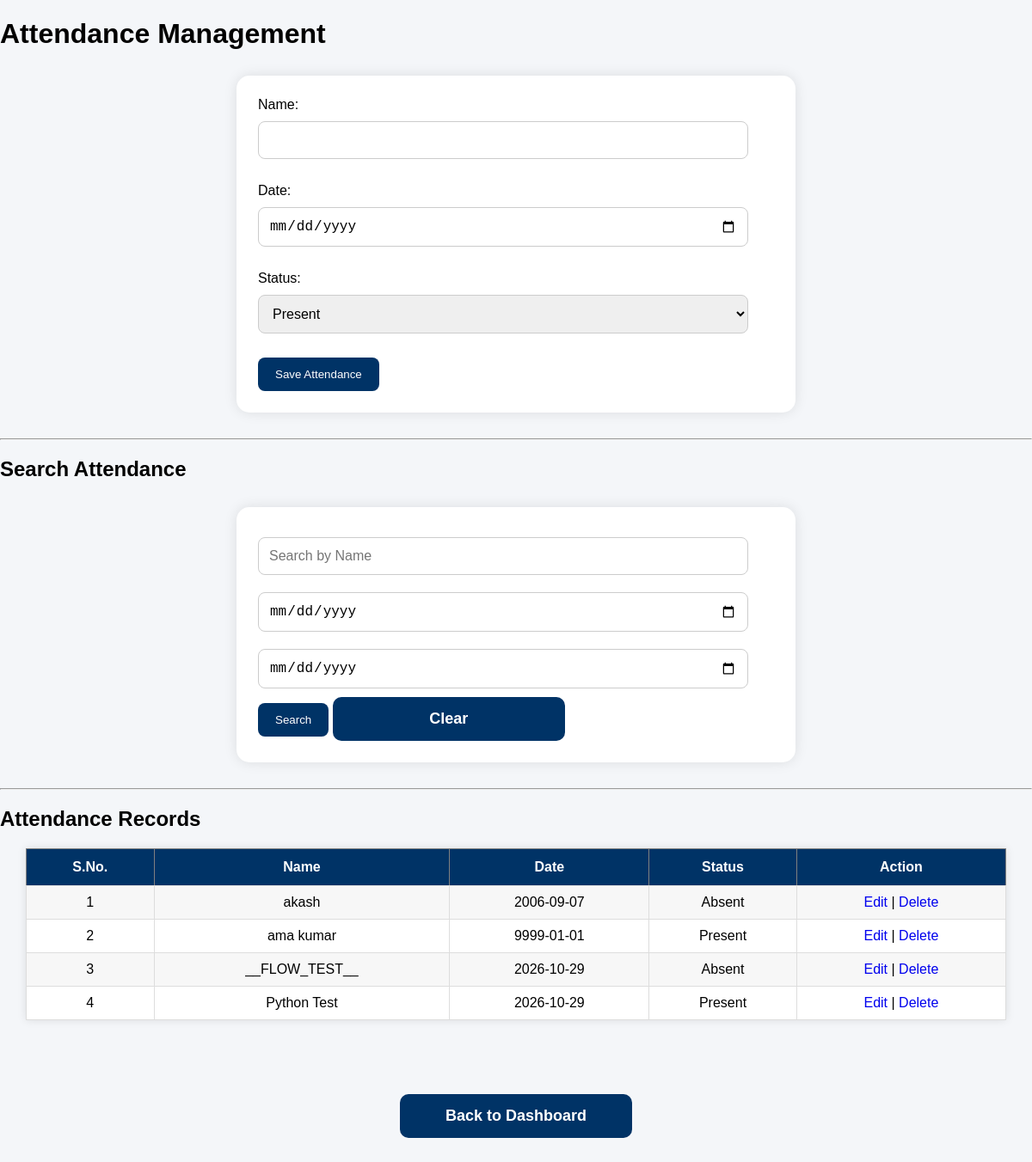
Screenshot of /attendance.php (signed in) with the database file from the repository.
### tables this page shows
CREATE TABLE attendance (
            id INTEGER PRIMARY KEY AUTOINCREMENT,
            name TEXT NOT NULL,
            date TEXT NOT NULL,
            status TEXT NOT NULL CHECK(status IN ('Present', 'Absent'))
        );

### app.py (the view, shortened to what this page needs)
@app.route("/attendance.php", methods=["GET", "POST"])
def attendance_page():
    if "username" not in session:
        return redirect("/index.php")
    if request.args.get("delete"):
        record_id = request.args.get("delete")
        conn = get_db()
        conn.execute("DELETE FROM attendance WHERE id = ?", (record_id,))
        conn.commit()
        conn.close()
    conn = get_db()
    query = "SELECT * FROM attendance WHERE 1=1"
    params = []
    search = request.args.get("search", "").strip()
    if search:
        query += " AND name COLLATE NOCASE LIKE ? ESCAPE '\\'"
        escaped_search = search.replace("\\", "\\\\").replace("%", "\\%").replace("_", "\\_")
        params.append(f"%{escaped_search}%")
    from_date = request.args.get("from_date", "").strip()
    if from_date:
        query += " AND date >= ?"
        params.append(from_date)
    to_date = request.args.get("to_date", "").strip()
    if to_date:
        query += " AND date <= ?"
        params.append(to_date)
    query += " ORDER BY id DESC"
    records = conn.execute(query, params).fetchall()
    conn.close()
    return render_template(
        "attendance.html",
        records=records,
        search=search,
        from_date=from_date,
        to_date=to_date,
        sn=1,
    )

### app.py (called while the page is built)
def get_db():
    conn = sqlite3.connect(DB_PATH)
    conn.row_factory = sqlite3.Row
    return conn

### templates/attendance.html (shortened to what this page needs)
<!DOCTYPE html>
<html>
<head>
<link rel="stylesheet" href="/style.css">
</head>
<body>
<h1>Attendance Management</h1>
<form action="/attendance.php" method="post" class="page-form">
<label>Name:</label>
<input type="text" name="name" required>
<br><br>
<label>Date:</label>
<input type="date" name="date" required>
<br><br>
<label>Status:</label>
<select name="status">
<option>Present</option>
</select>
<br><br>
<button type="submit" name="save" value="Save Attendance">Save Attendance</button>
</form>
<hr>
<h2>Search Attendance</h2>
<form action="/attendance.php" method="get" class="page-form">
<input type="text" name="search" placeholder="Search by Name" value="{{ search }}">
<input type="date" name="from_date" value="{{ from_date }}">
<input type="date" name="to_date" value="{{ to_date }}">
<button type="submit">Search</button>
<a href="/attendance.php" class="btn">Clear</a>
</form>
<hr>
<h2>Attendance Records</h2>
<table border="1" cellpadding="10">
<tr>
<th>S.No.</th>
<th>Name</th>
<th>Date</th>
<th>Status</th>
<th>Action</th>
</tr>
{% for row in records %}
<tr>
<td>{{ loop.index }}</td>
<td>{{ row.name }}</td>
<td>{{ row.date }}</td>
<td>{{ row.status }}</td>
<td>
<a href="/edit_attendance.php?id={{ row.id }}">Edit</a> |
<a href="/attendance.php?delete={{ row.id }}" onclick="return confirm('Delete this record?')">Delete</a>
</td>
</tr>
{% endfor %}
</table>
<br><br>
<div class='back-btn'>
<a href='/dashboard.php' class='btn'>Back to Dashboard</a>
</div>
</body>
</html>

### rows the page displays
attendance: name "akash", date "2006-09-07", status "Absent"
attendance: name "ama kumar", date "9999-01-01", status "Present"
attendance: name "__FLOW_TEST__", date "2026-10-29", status "Absent"
attendance: name "Python Test", date "2026-10-29", status "Present"
